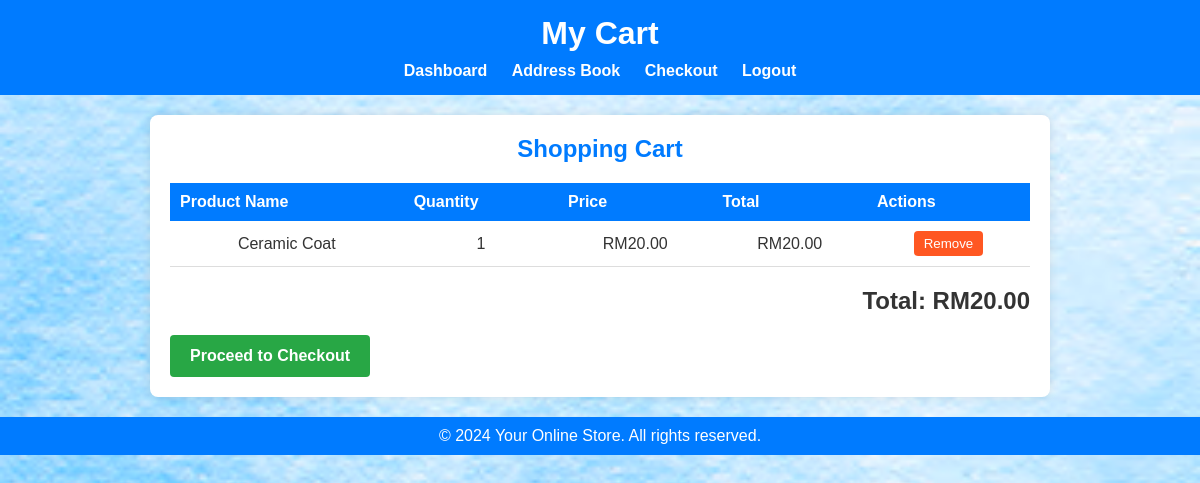
/cart.php (signed in), run on the app's committed database.
### tables this page shows
CREATE TABLE `cart` (
  `cart_id` int(11) NOT NULL,
  `product_id` int(11) NOT NULL,
  `user_id` int(11) NOT NULL,
  `quantity` int(11) DEFAULT 1,
  `price` decimal(10,2) NOT NULL,
  `created_at` timestamp NOT NULL DEFAULT current_timestamp()
);

CREATE TABLE `product` (
  `product_id` int(11) NOT NULL,
  `name` varchar(255) NOT NULL,
  `category` varchar(100) NOT NULL,
  `price` decimal(10,2) NOT NULL,
  `stock` int(11) NOT NULL,
  `description` varchar(300) DEFAULT NULL,
  `image_path` varchar(225) DEFAULT NULL
);

### cart.php (the view, shortened to what this page needs)
<?php
$servername = "localhost";
$username = "root";
$password = "";
$dbname = "carwash";
$conn = new mysqli($servername, $username, $password, $dbname);
$user_id = $_SESSION['user_id'];
$total = 0;
$result_cart = $conn->query("SELECT c.*, p.name, p.price FROM cart c JOIN product p ON c.product_id = p.product_id WHERE c.user_id = $user_id");
?>
<!DOCTYPE html>
<html lang="en">
<head>
</head>
<body>
    <header>
        <h1>My Cart</h1>
        <nav>
            <ul>
                <li><a href="..//ITP/mainpage.php">Dashboard</a></li>
                <li><a href="..//ITP/address_book.php">Address Book</a></li>
                <li><a href="..//ITP/checkout.php">Checkout</a></li>
                <li><a href="..//ITP/logout.php">Logout</a></li>
            </ul>
        </nav>
    </header>
    <main>
        <h2>Shopping Cart</h2>
        <table>
            <thead>
                <tr>
                    <th>Product Name</th>
                    <th>Quantity</th>
                    <th>Price</th>
                    <th>Total</th>
                    <th>Actions</th>
                </tr>
            </thead>
            <tbody>
                <?php
                if ($result_cart && $result_cart->num_rows > 0) {
                    while ($row = $result_cart->fetch_assoc()) {
                        $subtotal = $row['quantity'] * $row['price'];
                        $total += $subtotal;
                        echo "<tr>
                                <td data-label='Product Name'>{$row['name']}</td>
                                <td data-label='Quantity'>{$row['quantity']}</td>
                                <td data-label='Price'>RM{$row['price']}</td>
                                <td data-label='Total'>RM" . number_format($subtotal, 2) . "</td>
                                <td data-label='Actions'>
                                    <form action='cart.php' method='post'>
                                        <input type='hidden' name='product_id' value='{$row['product_id']}'>
                                        <button type='submit' name='action' value='remove'>Remove</button>
                                    </form>
                                </td>
                            </tr>";
                    }
                } else {
                    echo "<tr><td colspan='5'>Your cart is empty.</td></tr>";
                }
                ?>
            </tbody>
        </table>
        <h3>Total: RM<?php echo number_format($total, 2); ?></h3>
        <a href="..//ITP/checkout.php" class="checkout-btn">Proceed to Checkout</a>
    </main>
    <footer>
        <p>&copy; 2024 Your Online Store. All rights reserved.</p>
    </footer>
</body>
</html>

### cart.php (style rules this page uses)
* { margin: 0; padding: 0; box-sizing: border-box; }
body { font-family: Arial, sans-serif; background: url('images/wallpaper.png') no-repeat center center fixed; background-size: cover; color: #333; margin: 0; padding: 0; }
header { background-color: #007BFF; color: white; padding: 15px; text-align: center; }
header h1 { margin-bottom: 10px; }
nav ul { list-style-type: none; }
nav ul li { display: inline; margin: 0 10px; }
nav ul li a { color: white; text-decoration: none; font-weight: bold; }
main { max-width: 900px; margin: 20px auto; padding: 20px; background-color: white; border-radius: 8px; box-shadow: 0 0 10px rgba(0, 0, 0, 0.1); }
h2 { text-align: center; margin-bottom: 20px; color: #007BFF; }
table { width: 100%; border-collapse: collapse; margin-bottom: 20px; }
table thead th { background-color: #007BFF; color: white; padding: 10px; text-align: left; }
table tbody td { padding: 10px; border-bottom: 1px solid #ddd; text-align: center; }
table tbody button { background-color: #FF5722; color: white; border: none; padding: 5px 10px; border-radius: 4px; cursor: pointer; }
h3 { text-align: right; font-size: 24px; margin-bottom: 20px; }
.checkout-btn { display: inline-block; text-align: center; padding: 12px 20px; background-color: #28A745; color: white; border: none; border-radius: 4px; text-decoration: none; font-weight: bold; font-size: 16px; transition: background-color 0.3s ease; }
footer { text-align: center; padding: 10px; background-color: #007BFF; color: white; position: relative; bottom: 0; width: 100%; }

### data on the page
cart: product.name "Ceramic Coat", quantity "1", product.price "20.00"

### other printed values
$total "20.00"
